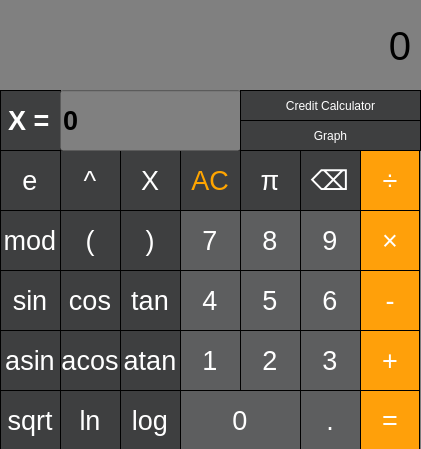
<?xml version="1.0" encoding="UTF-8"?>
<ui version="4.0">
 <class>GraphicView</class>
 <widget class="QMainWindow" name="GraphicView">
  <property name="geometry">
   <rect>
    <x>0</x>
    <y>0</y>
    <width>421</width>
    <height>449</height>
   </rect>
  </property>
  <property name="minimumSize">
   <size>
    <width>421</width>
    <height>449</height>
   </size>
  </property>
  <property name="maximumSize">
   <size>
    <width>421</width>
    <height>449</height>
   </size>
  </property>
  <property name="windowTitle">
   <string>Calculator</string>
  </property>
  <property name="styleSheet">
   <string notr="true">QLabel {
  qproperty-alignment: 'AlignVCenter | AlignRight';
  border-bottom: 1px solid gray;
}
QWidget{
	background-color: gray;
}</string>
  </property>
  <widget class="QWidget" name="centralwidget">
   <widget class="QLabel" name="result_show">
    <property name="geometry">
     <rect>
      <x>0</x>
      <y>0</y>
      <width>411</width>
      <height>91</height>
     </rect>
    </property>
    <property name="font">
     <font>
      <pointsize>30</pointsize>
      <italic>false</italic>
      <bold>false</bold>
      <underline>false</underline>
      <strikeout>false</strikeout>
      <kerning>true</kerning>
     </font>
    </property>
    <property name="styleSheet">
     <string notr="true">QLabel {
  qproperty-alignment: 'AlignVCenter | AlignRight';

}

background-color : white;</string>
    </property>
    <property name="text">
     <string>0</string>
    </property>
    <property name="alignment">
     <set>Qt::AlignRight|Qt::AlignTrailing|Qt::AlignVCenter</set>
    </property>
   </widget>
   <widget class="QPushButton" name="pushButton_7">
    <property name="geometry">
     <rect>
      <x>180</x>
      <y>210</y>
      <width>60</width>
      <height>60</height>
     </rect>
    </property>
    <property name="font">
     <font>
      <pointsize>20</pointsize>
     </font>
    </property>
    <property name="styleSheet">
     <string notr="true">QPushButton {
	color:#ffffff;
	border-top: 1px solid black;
	border-left: 1px solid black;
	background:#5d5e5f;
}
QPushButton:pressed {
    background-color: qlineargradient(x1: 0, y1: 0, x2: 0, y2: 1,
                                      stop: 0 #9e9e9f, stop: 1 #9e9e9f);
}</string>
    </property>
    <property name="text">
     <string>7</string>
    </property>
   </widget>
   <widget class="QPushButton" name="pushButton_8">
    <property name="geometry">
     <rect>
      <x>240</x>
      <y>210</y>
      <width>60</width>
      <height>60</height>
     </rect>
    </property>
    <property name="font">
     <font>
      <pointsize>20</pointsize>
     </font>
    </property>
    <property name="styleSheet">
     <string notr="true">QPushButton {
	color:#ffffff;
	border-top: 1px solid black;
	border-left: 1px solid black;
	background:#5d5e5f;
}
QPushButton:pressed {
    background-color: qlineargradient(x1: 0, y1: 0, x2: 0, y2: 1,
                                      stop: 0 #9e9e9f, stop: 1 #9e9e9f);
}</string>
    </property>
    <property name="text">
     <string>8</string>
    </property>
   </widget>
   <widget class="QPushButton" name="pushButton_9">
    <property name="geometry">
     <rect>
      <x>300</x>
      <y>210</y>
      <width>60</width>
      <height>60</height>
     </rect>
    </property>
    <property name="font">
     <font>
      <pointsize>20</pointsize>
     </font>
    </property>
    <property name="styleSheet">
     <string notr="true">QPushButton {
	color:#ffffff;
	border-top: 1px solid black;
	border-left: 1px solid black;
	background:#5d5e5f;
}
QPushButton:pressed {
    background-color: qlineargradient(x1: 0, y1: 0, x2: 0, y2: 1,
                                      stop: 0 #9e9e9f, stop: 1 #9e9e9f);
}</string>
    </property>
    <property name="text">
     <string>9</string>
    </property>
   </widget>
   <widget class="QPushButton" name="pushButton_4">
    <property name="geometry">
     <rect>
      <x>180</x>
      <y>270</y>
      <width>60</width>
      <height>60</height>
     </rect>
    </property>
    <property name="font">
     <font>
      <pointsize>20</pointsize>
     </font>
    </property>
    <property name="styleSheet">
     <string notr="true">QPushButton {
	color:#ffffff;
	border-top: 1px solid black;
	border-left: 1px solid black;
	background:#5d5e5f;
}
QPushButton:pressed {
    background-color: qlineargradient(x1: 0, y1: 0, x2: 0, y2: 1,
                                      stop: 0 #9e9e9f, stop: 1 #9e9e9f);
}</string>
    </property>
    <property name="text">
     <string>4</string>
    </property>
   </widget>
   <widget class="QPushButton" name="pushButton_5">
    <property name="geometry">
     <rect>
      <x>240</x>
      <y>270</y>
      <width>60</width>
      <height>60</height>
     </rect>
    </property>
    <property name="font">
     <font>
      <pointsize>20</pointsize>
     </font>
    </property>
    <property name="styleSheet">
     <string notr="true">QPushButton {
	color:#ffffff;
	border-top: 1px solid black;
	border-left: 1px solid black;
	background:#5d5e5f;
}
QPushButton:pressed {
    background-color: qlineargradient(x1: 0, y1: 0, x2: 0, y2: 1,
                                      stop: 0 #9e9e9f, stop: 1 #9e9e9f);
}</string>
    </property>
    <property name="text">
     <string>5</string>
    </property>
   </widget>
   <widget class="QPushButton" name="pushButton_6">
    <property name="geometry">
     <rect>
      <x>300</x>
      <y>270</y>
      <width>60</width>
      <height>60</height>
     </rect>
    </property>
    <property name="font">
     <font>
      <pointsize>20</pointsize>
     </font>
    </property>
    <property name="styleSheet">
     <string notr="true">QPushButton {
	color:#ffffff;
	border-top: 1px solid black;
	border-left: 1px solid black;
	background:#5d5e5f;
}
QPushButton:pressed {
    background-color: qlineargradient(x1: 0, y1: 0, x2: 0, y2: 1,
                                      stop: 0 #9e9e9f, stop: 1 #9e9e9f);
}</string>
    </property>
    <property name="text">
     <string>6</string>
    </property>
   </widget>
   <widget class="QPushButton" name="pushButton_1">
    <property name="geometry">
     <rect>
      <x>180</x>
      <y>330</y>
      <width>60</width>
      <height>60</height>
     </rect>
    </property>
    <property name="font">
     <font>
      <pointsize>20</pointsize>
     </font>
    </property>
    <property name="styleSheet">
     <string notr="true">QPushButton {
	color:#ffffff;
	border-top: 1px solid black;
	border-left: 1px solid black;
	background:#5d5e5f;
}
QPushButton:pressed {
    background-color: qlineargradient(x1: 0, y1: 0, x2: 0, y2: 1,
                                      stop: 0 #9e9e9f, stop: 1 #9e9e9f);
}</string>
    </property>
    <property name="text">
     <string>1</string>
    </property>
   </widget>
   <widget class="QPushButton" name="pushButton_2">
    <property name="geometry">
     <rect>
      <x>240</x>
      <y>330</y>
      <width>60</width>
      <height>60</height>
     </rect>
    </property>
    <property name="font">
     <font>
      <pointsize>20</pointsize>
     </font>
    </property>
    <property name="styleSheet">
     <string notr="true">QPushButton {
	color:#ffffff;
	border-top: 1px solid black;
	border-left: 1px solid black;
	background:#5d5e5f;
}
QPushButton:pressed {
    background-color: qlineargradient(x1: 0, y1: 0, x2: 0, y2: 1,
                                      stop: 0 #9e9e9f, stop: 1 #9e9e9f);
}</string>
    </property>
    <property name="text">
     <string>2</string>
    </property>
   </widget>
   <widget class="QPushButton" name="pushButton_3">
    <property name="geometry">
     <rect>
      <x>300</x>
      <y>330</y>
      <width>60</width>
      <height>60</height>
     </rect>
    </property>
    <property name="font">
     <font>
      <pointsize>20</pointsize>
     </font>
    </property>
    <property name="styleSheet">
     <string notr="true">QPushButton {
	color:#ffffff;
	border-top: 1px solid black;
	border-left: 1px solid black;
	background:#5d5e5f;
}
QPushButton:pressed {
    background-color: qlineargradient(x1: 0, y1: 0, x2: 0, y2: 1,
                                      stop: 0 #9e9e9f, stop: 1 #9e9e9f);
}</string>
    </property>
    <property name="text">
     <string>3</string>
    </property>
   </widget>
   <widget class="QPushButton" name="pushButton_dot">
    <property name="geometry">
     <rect>
      <x>300</x>
      <y>390</y>
      <width>60</width>
      <height>60</height>
     </rect>
    </property>
    <property name="font">
     <font>
      <pointsize>20</pointsize>
     </font>
    </property>
    <property name="styleSheet">
     <string notr="true">QPushButton {
	color:#ffffff;
	background:#5d5e5f;
	border-left: 1px solid black;
	border-top: 1px solid black;
	border-bottom: 1px solid black;
}
QPushButton:pressed {
    background-color: qlineargradient(x1: 0, y1: 0, x2: 0, y2: 1,
                                      stop: 0 #9e9e9f, stop: 1 #9e9e9f);
}</string>
    </property>
    <property name="text">
     <string>.</string>
    </property>
   </widget>
   <widget class="QPushButton" name="pushButton_0">
    <property name="geometry">
     <rect>
      <x>180</x>
      <y>390</y>
      <width>120</width>
      <height>60</height>
     </rect>
    </property>
    <property name="font">
     <font>
      <pointsize>20</pointsize>
     </font>
    </property>
    <property name="styleSheet">
     <string notr="true">QPushButton {
	color:#ffffff;
	background:#5d5e5f;
	border-left: 1px solid black;
	border-top: 1px solid black;
	border-bottom: 1px solid black;
}
QPushButton:pressed {
    background-color: qlineargradient(x1: 0, y1: 0, x2: 0, y2: 1,
                                      stop: 0 #9e9e9f, stop: 1 #9e9e9f);
}</string>
    </property>
    <property name="text">
     <string>0</string>
    </property>
   </widget>
   <widget class="QPushButton" name="pushButton_plus">
    <property name="geometry">
     <rect>
      <x>360</x>
      <y>330</y>
      <width>60</width>
      <height>60</height>
     </rect>
    </property>
    <property name="font">
     <font>
      <pointsize>20</pointsize>
     </font>
    </property>
    <property name="styleSheet">
     <string notr="true">QPushButton {
	color:#ffffff;
	border-top: 1px solid black;
	border-right: 1px solid black;
	border-left: 1px solid black;
	background:#ffa00a;
}
QPushButton:pressed {
    background-color: qlineargradient(x1: 0, y1: 0, x2: 0, y2: 1,
                                      stop: 0 #ffcc99, stop: 1 #ffcc99);
}</string>
    </property>
    <property name="text">
     <string>+</string>
    </property>
   </widget>
   <widget class="QPushButton" name="pushButton_multiply">
    <property name="geometry">
     <rect>
      <x>360</x>
      <y>210</y>
      <width>60</width>
      <height>60</height>
     </rect>
    </property>
    <property name="font">
     <font>
      <pointsize>20</pointsize>
     </font>
    </property>
    <property name="styleSheet">
     <string notr="true">QPushButton {
	color:#ffffff;
	border-top: 1px solid black;
	border-right: 1px solid black;
	border-left: 1px solid black;
	background:#ffa00a;
}
QPushButton:pressed {
    background-color: qlineargradient(x1: 0, y1: 0, x2: 0, y2: 1,
                                      stop: 0 #ffcc99, stop: 1 #ffcc99);
}</string>
    </property>
    <property name="text">
     <string>×</string>
    </property>
   </widget>
   <widget class="QPushButton" name="pushButton_minus">
    <property name="geometry">
     <rect>
      <x>360</x>
      <y>270</y>
      <width>60</width>
      <height>60</height>
     </rect>
    </property>
    <property name="font">
     <font>
      <pointsize>20</pointsize>
     </font>
    </property>
    <property name="styleSheet">
     <string notr="true">QPushButton {
	color:#ffffff;
	border-top: 1px solid black;
	border-right: 1px solid black;
	border-left: 1px solid black;
	background:#ffa00a;
}
QPushButton:pressed {
    background-color: qlineargradient(x1: 0, y1: 0, x2: 0, y2: 1,
                                      stop: 0 #ffcc99, stop: 1 #ffcc99);
}</string>
    </property>
    <property name="text">
     <string>-</string>
    </property>
   </widget>
   <widget class="QPushButton" name="pushButton_equals">
    <property name="geometry">
     <rect>
      <x>360</x>
      <y>390</y>
      <width>60</width>
      <height>60</height>
     </rect>
    </property>
    <property name="font">
     <font>
      <pointsize>20</pointsize>
     </font>
    </property>
    <property name="styleSheet">
     <string notr="true">QPushButton {
	color:#ffffff;
	border: 1px solid black;
	background:#ffa00a;
}
QPushButton:pressed {
    background-color: qlineargradient(x1: 0, y1: 0, x2: 0, y2: 1,
                                      stop: 0 #ffcc99, stop: 1 #ffcc99);
}</string>
    </property>
    <property name="text">
     <string>=</string>
    </property>
   </widget>
   <widget class="QPushButton" name="pushButton_div">
    <property name="geometry">
     <rect>
      <x>360</x>
      <y>150</y>
      <width>60</width>
      <height>60</height>
     </rect>
    </property>
    <property name="font">
     <font>
      <pointsize>20</pointsize>
     </font>
    </property>
    <property name="styleSheet">
     <string notr="true">QPushButton {
	color:#ffffff;
	border-top: 1px solid black;
	border-right: 1px solid black;
	border-left: 1px solid black;
	background:#ffa00a;
}
QPushButton:pressed {
    background-color: qlineargradient(x1: 0, y1: 0, x2: 0, y2: 1,
                                      stop: 0 #ffcc99, stop: 1 #ffcc99);
}</string>
    </property>
    <property name="text">
     <string>÷</string>
    </property>
   </widget>
   <widget class="QPushButton" name="pushButton_ac">
    <property name="geometry">
     <rect>
      <x>180</x>
      <y>150</y>
      <width>60</width>
      <height>60</height>
     </rect>
    </property>
    <property name="font">
     <font>
      <pointsize>20</pointsize>
     </font>
    </property>
    <property name="styleSheet">
     <string notr="true">QPushButton {
	color:#FFA500;
	border-top: 1px solid black;
	border-left: 1px solid black;
	background:#3e3f40;
}
QPushButton:pressed {
    background-color: qlineargradient(x1: 0, y1: 0, x2: 0, y2: 1,
                                      stop: 0 #5d5e5f, stop: 1 #5d5e5f);
}</string>
    </property>
    <property name="text">
     <string>AC</string>
    </property>
   </widget>
   <widget class="QPushButton" name="pushButton_degree">
    <property name="geometry">
     <rect>
      <x>60</x>
      <y>150</y>
      <width>60</width>
      <height>60</height>
     </rect>
    </property>
    <property name="font">
     <font>
      <pointsize>20</pointsize>
     </font>
    </property>
    <property name="styleSheet">
     <string notr="true">QPushButton {
	color:#ffffff;
	border-top: 1px solid black;
	border-left: 1px solid black;
	background:#3e3f40;
}
QPushButton:pressed {
    background-color: qlineargradient(x1: 0, y1: 0, x2: 0, y2: 1,
                                      stop: 0 #5d5e5f, stop: 1 #5d5e5f);
}</string>
    </property>
    <property name="text">
     <string>^</string>
    </property>
   </widget>
   <widget class="QPushButton" name="pushButton_e">
    <property name="geometry">
     <rect>
      <x>0</x>
      <y>150</y>
      <width>60</width>
      <height>60</height>
     </rect>
    </property>
    <property name="font">
     <font>
      <pointsize>20</pointsize>
     </font>
    </property>
    <property name="styleSheet">
     <string notr="true">QPushButton {
	color:#ffffff;
	border-top: 1px solid black;
	border-left: 1px solid black;
	background:#3e3f40;
}
QPushButton:pressed {
    background-color: qlineargradient(x1: 0, y1: 0, x2: 0, y2: 1,
                                      stop: 0 #5d5e5f, stop: 1 #5d5e5f);
}</string>
    </property>
    <property name="text">
     <string>e</string>
    </property>
   </widget>
   <widget class="QPushButton" name="pushButton_bracket_first">
    <property name="geometry">
     <rect>
      <x>60</x>
      <y>210</y>
      <width>60</width>
      <height>60</height>
     </rect>
    </property>
    <property name="font">
     <font>
      <pointsize>20</pointsize>
     </font>
    </property>
    <property name="styleSheet">
     <string notr="true">QPushButton {
	color:#ffffff;
	border-top: 1px solid black;
	border-left: 1px solid black;
	background:#3e3f40;
}
QPushButton:pressed {
    background-color: qlineargradient(x1: 0, y1: 0, x2: 0, y2: 1,
                                      stop: 0 #5d5e5f, stop: 1 #5d5e5f);
}</string>
    </property>
    <property name="text">
     <string>(</string>
    </property>
   </widget>
   <widget class="QPushButton" name="pushButton_atan">
    <property name="geometry">
     <rect>
      <x>120</x>
      <y>330</y>
      <width>60</width>
      <height>60</height>
     </rect>
    </property>
    <property name="font">
     <font>
      <pointsize>20</pointsize>
     </font>
    </property>
    <property name="styleSheet">
     <string notr="true">QPushButton {
	color:#ffffff;
	border-top: 1px solid black;
	border-left: 1px solid black;
	background:#3e3f40;
}
QPushButton:pressed {
    background-color: qlineargradient(x1: 0, y1: 0, x2: 0, y2: 1,
                                      stop: 0 #5d5e5f, stop: 1 #5d5e5f);
}</string>
    </property>
    <property name="text">
     <string>atan</string>
    </property>
   </widget>
   <widget class="QPushButton" name="pushButton_acos">
    <property name="geometry">
     <rect>
      <x>60</x>
      <y>330</y>
      <width>60</width>
      <height>60</height>
     </rect>
    </property>
    <property name="font">
     <font>
      <pointsize>20</pointsize>
     </font>
    </property>
    <property name="styleSheet">
     <string notr="true">QPushButton {
	color:#ffffff;
	border-top: 1px solid black;
	border-left: 1px solid black;
	background:#3e3f40;
}
QPushButton:pressed {
    background-color: qlineargradient(x1: 0, y1: 0, x2: 0, y2: 1,
                                      stop: 0 #5d5e5f, stop: 1 #5d5e5f);
}</string>
    </property>
    <property name="text">
     <string>acos</string>
    </property>
   </widget>
   <widget class="QPushButton" name="pushButton_log">
    <property name="geometry">
     <rect>
      <x>120</x>
      <y>390</y>
      <width>60</width>
      <height>60</height>
     </rect>
    </property>
    <property name="font">
     <font>
      <pointsize>20</pointsize>
     </font>
    </property>
    <property name="styleSheet">
     <string notr="true">QPushButton {
	color:#ffffff;
	border-top: 1px solid black;
	border-left: 1px solid black;
	border-bottom: 1px solid black;
	background:#3e3f40;
}
QPushButton:pressed {
    background-color: qlineargradient(x1: 0, y1: 0, x2: 0, y2: 1,
                                      stop: 0 #5d5e5f, stop: 1 #5d5e5f);
}</string>
    </property>
    <property name="text">
     <string>log</string>
    </property>
   </widget>
   <widget class="QPushButton" name="pushButton_sin">
    <property name="geometry">
     <rect>
      <x>0</x>
      <y>270</y>
      <width>60</width>
      <height>60</height>
     </rect>
    </property>
    <property name="font">
     <font>
      <pointsize>20</pointsize>
     </font>
    </property>
    <property name="styleSheet">
     <string notr="true">QPushButton {
	color:#ffffff;
	border-top: 1px solid black;
	border-left: 1px solid black;
	background:#3e3f40;
}
QPushButton:pressed {
    background-color: qlineargradient(x1: 0, y1: 0, x2: 0, y2: 1,
                                      stop: 0 #5d5e5f, stop: 1 #5d5e5f);
}</string>
    </property>
    <property name="text">
     <string>sin</string>
    </property>
   </widget>
   <widget class="QPushButton" name="pushButton_tan">
    <property name="geometry">
     <rect>
      <x>120</x>
      <y>270</y>
      <width>60</width>
      <height>60</height>
     </rect>
    </property>
    <property name="font">
     <font>
      <pointsize>20</pointsize>
     </font>
    </property>
    <property name="styleSheet">
     <string notr="true">QPushButton {
	color:#ffffff;
	border-top: 1px solid black;
	border-left: 1px solid black;
	background:#3e3f40;
}
QPushButton:pressed {
    background-color: qlineargradient(x1: 0, y1: 0, x2: 0, y2: 1,
                                      stop: 0 #5d5e5f, stop: 1 #5d5e5f);
}</string>
    </property>
    <property name="text">
     <string>tan</string>
    </property>
   </widget>
   <widget class="QPushButton" name="pushButton_ln">
    <property name="geometry">
     <rect>
      <x>60</x>
      <y>390</y>
      <width>60</width>
      <height>60</height>
     </rect>
    </property>
    <property name="font">
     <font>
      <pointsize>20</pointsize>
     </font>
    </property>
    <property name="styleSheet">
     <string notr="true">QPushButton {
	color:#ffffff;
	border-top: 1px solid black;
	border-left: 1px solid black;
	border-bottom: 1px solid black;
	background:#3e3f40;
}
QPushButton:pressed {
    background-color: qlineargradient(x1: 0, y1: 0, x2: 0, y2: 1,
                                      stop: 0 #5d5e5f, stop: 1 #5d5e5f);
}</string>
    </property>
    <property name="text">
     <string>ln</string>
    </property>
   </widget>
   <widget class="QPushButton" name="pushButton_bracket_last">
    <property name="geometry">
     <rect>
      <x>120</x>
      <y>210</y>
      <width>60</width>
      <height>60</height>
     </rect>
    </property>
    <property name="font">
     <font>
      <pointsize>20</pointsize>
     </font>
    </property>
    <property name="styleSheet">
     <string notr="true">QPushButton {
	color:#ffffff;
	border-top: 1px solid black;
	border-left: 1px solid black;
	background:#3e3f40;
}
QPushButton:pressed {
    background-color: qlineargradient(x1: 0, y1: 0, x2: 0, y2: 1,
                                      stop: 0 #5d5e5f, stop: 1 #5d5e5f);
}</string>
    </property>
    <property name="text">
     <string>)</string>
    </property>
   </widget>
   <widget class="QPushButton" name="pushButton_cos">
    <property name="geometry">
     <rect>
      <x>60</x>
      <y>270</y>
      <width>60</width>
      <height>60</height>
     </rect>
    </property>
    <property name="font">
     <font>
      <pointsize>20</pointsize>
     </font>
    </property>
    <property name="styleSheet">
     <string notr="true">QPushButton {
	color:#ffffff;
	border-top: 1px solid black;
	border-left: 1px solid black;
	background:#3e3f40;
}
QPushButton:pressed {
    background-color: qlineargradient(x1: 0, y1: 0, x2: 0, y2: 1,
                                      stop: 0 #5d5e5f, stop: 1 #5d5e5f);
}</string>
    </property>
    <property name="text">
     <string>cos</string>
    </property>
   </widget>
   <widget class="QPushButton" name="pushButton_asin">
    <property name="geometry">
     <rect>
      <x>0</x>
      <y>330</y>
      <width>60</width>
      <height>60</height>
     </rect>
    </property>
    <property name="font">
     <font>
      <pointsize>20</pointsize>
     </font>
    </property>
    <property name="styleSheet">
     <string notr="true">QPushButton {
	color:#ffffff;
	border-top: 1px solid black;
	border-left: 1px solid black;
	background:#3e3f40;
}
QPushButton:pressed {
    background-color: qlineargradient(x1: 0, y1: 0, x2: 0, y2: 1,
                                      stop: 0 #5d5e5f, stop: 1 #5d5e5f);
}</string>
    </property>
    <property name="text">
     <string>asin</string>
    </property>
   </widget>
   <widget class="QPushButton" name="pushButton_sqrt">
    <property name="geometry">
     <rect>
      <x>0</x>
      <y>390</y>
      <width>60</width>
      <height>60</height>
     </rect>
    </property>
    <property name="font">
     <font>
      <pointsize>20</pointsize>
     </font>
    </property>
    <property name="styleSheet">
     <string notr="true">QPushButton {
	color:#ffffff;
	border-top: 1px solid black;
	border-left: 1px solid black;
	border-bottom: 1px solid black;
	background:#3e3f40;
}
QPushButton:pressed {
    background-color: qlineargradient(x1: 0, y1: 0, x2: 0, y2: 1,
                                      stop: 0 #5d5e5f, stop: 1 #5d5e5f);
}</string>
    </property>
    <property name="text">
     <string>sqrt</string>
    </property>
   </widget>
   <widget class="QPushButton" name="pushButton_mod">
    <property name="geometry">
     <rect>
      <x>0</x>
      <y>210</y>
      <width>60</width>
      <height>60</height>
     </rect>
    </property>
    <property name="font">
     <font>
      <pointsize>20</pointsize>
     </font>
    </property>
    <property name="styleSheet">
     <string notr="true">QPushButton {
	color:#ffffff;
	border-top: 1px solid black;
	border-left: 1px solid black;
	background:#3e3f40;
}
QPushButton:pressed {
    background-color: qlineargradient(x1: 0, y1: 0, x2: 0, y2: 1,
                                      stop: 0 #5d5e5f, stop: 1 #5d5e5f);
}</string>
    </property>
    <property name="text">
     <string>mod</string>
    </property>
   </widget>
   <widget class="QPushButton" name="pushButton_x">
    <property name="geometry">
     <rect>
      <x>120</x>
      <y>150</y>
      <width>60</width>
      <height>60</height>
     </rect>
    </property>
    <property name="font">
     <font>
      <pointsize>20</pointsize>
     </font>
    </property>
    <property name="styleSheet">
     <string notr="true">QPushButton {
	color:#ffffff;
	border-top: 1px solid black;
	border-left: 1px solid black;
	background:#3e3f40;
}
QPushButton:pressed {
    background-color: qlineargradient(x1: 0, y1: 0, x2: 0, y2: 1,
                                      stop: 0 #5d5e5f, stop: 1 #5d5e5f);
}</string>
    </property>
    <property name="text">
     <string>X</string>
    </property>
   </widget>
   <widget class="QPushButton" name="pushButton_delete_symbol">
    <property name="geometry">
     <rect>
      <x>300</x>
      <y>150</y>
      <width>60</width>
      <height>60</height>
     </rect>
    </property>
    <property name="font">
     <font>
      <pointsize>20</pointsize>
     </font>
    </property>
    <property name="styleSheet">
     <string notr="true">QPushButton {
	color:#ffffff;
	border-top: 1px solid black;
	border-left: 1px solid black;
	background:#3e3f40;
}
QPushButton:pressed {
    background-color: qlineargradient(x1: 0, y1: 0, x2: 0, y2: 1,
                                      stop: 0 #5d5e5f, stop: 1 #5d5e5f);
}</string>
    </property>
    <property name="text">
     <string>⌫</string>
    </property>
   </widget>
   <widget class="QPushButton" name="pushButton_pi">
    <property name="geometry">
     <rect>
      <x>240</x>
      <y>150</y>
      <width>60</width>
      <height>60</height>
     </rect>
    </property>
    <property name="font">
     <font>
      <pointsize>20</pointsize>
     </font>
    </property>
    <property name="styleSheet">
     <string notr="true">QPushButton {
	color:#ffffff;
	border-top: 1px solid black;
	border-left: 1px solid black;
	background:#3e3f40;
}
QPushButton:pressed {
    background-color: qlineargradient(x1: 0, y1: 0, x2: 0, y2: 1,
                                      stop: 0 #5d5e5f, stop: 1 #5d5e5f);
}</string>
    </property>
    <property name="text">
     <string>π</string>
    </property>
   </widget>
   <widget class="QLabel" name="label_value_x">
    <property name="geometry">
     <rect>
      <x>0</x>
      <y>90</y>
      <width>61</width>
      <height>61</height>
     </rect>
    </property>
    <property name="font">
     <font>
      <pointsize>20</pointsize>
      <italic>false</italic>
      <bold>true</bold>
      <underline>false</underline>
      <strikeout>false</strikeout>
      <kerning>true</kerning>
     </font>
    </property>
    <property name="styleSheet">
     <string notr="true">QLabel {
	color:#ffffff;
	border: 1px solid black;
	background:#3e3f40;
  	qproperty-alignment: 'AlignVCenter | AlignRight';
}</string>
    </property>
    <property name="text">
     <string>X =</string>
    </property>
   </widget>
   <widget class="QLineEdit" name="lineEdit_value_x">
    <property name="geometry">
     <rect>
      <x>60</x>
      <y>90</y>
      <width>181</width>
      <height>61</height>
     </rect>
    </property>
    <property name="font">
     <font>
      <pointsize>20</pointsize>
      <bold>true</bold>
     </font>
    </property>
    <property name="styleSheet">
     <string notr="true">QLineEdit{
	border: 1px solid black;
	background:#3e3f40;
	color:white;
}

background-color : white;</string>
    </property>
    <property name="text">
     <string>0</string>
    </property>
   </widget>
   <widget class="QPushButton" name="pushButton_credit">
    <property name="geometry">
     <rect>
      <x>240</x>
      <y>90</y>
      <width>181</width>
      <height>31</height>
     </rect>
    </property>
    <property name="cursor">
     <cursorShape>PointingHandCursor</cursorShape>
    </property>
    <property name="styleSheet">
     <string notr="true">QPushButton {
	color:#ffffff;
	border: 1px solid black;
	background:#3e3f40;
}</string>
    </property>
    <property name="text">
     <string>Credit Calculator</string>
    </property>
   </widget>
   <widget class="QPushButton" name="pushButton_graph">
    <property name="geometry">
     <rect>
      <x>240</x>
      <y>120</y>
      <width>181</width>
      <height>31</height>
     </rect>
    </property>
    <property name="cursor">
     <cursorShape>PointingHandCursor</cursorShape>
    </property>
    <property name="styleSheet">
     <string notr="true">QPushButton {
	color:#ffffff;
	border: 1px solid black;
	background:#3e3f40;
}</string>
    </property>
    <property name="text">
     <string>Graph</string>
    </property>
   </widget>
  </widget>
 </widget>
 <resources/>
 <connections/>
</ui>
